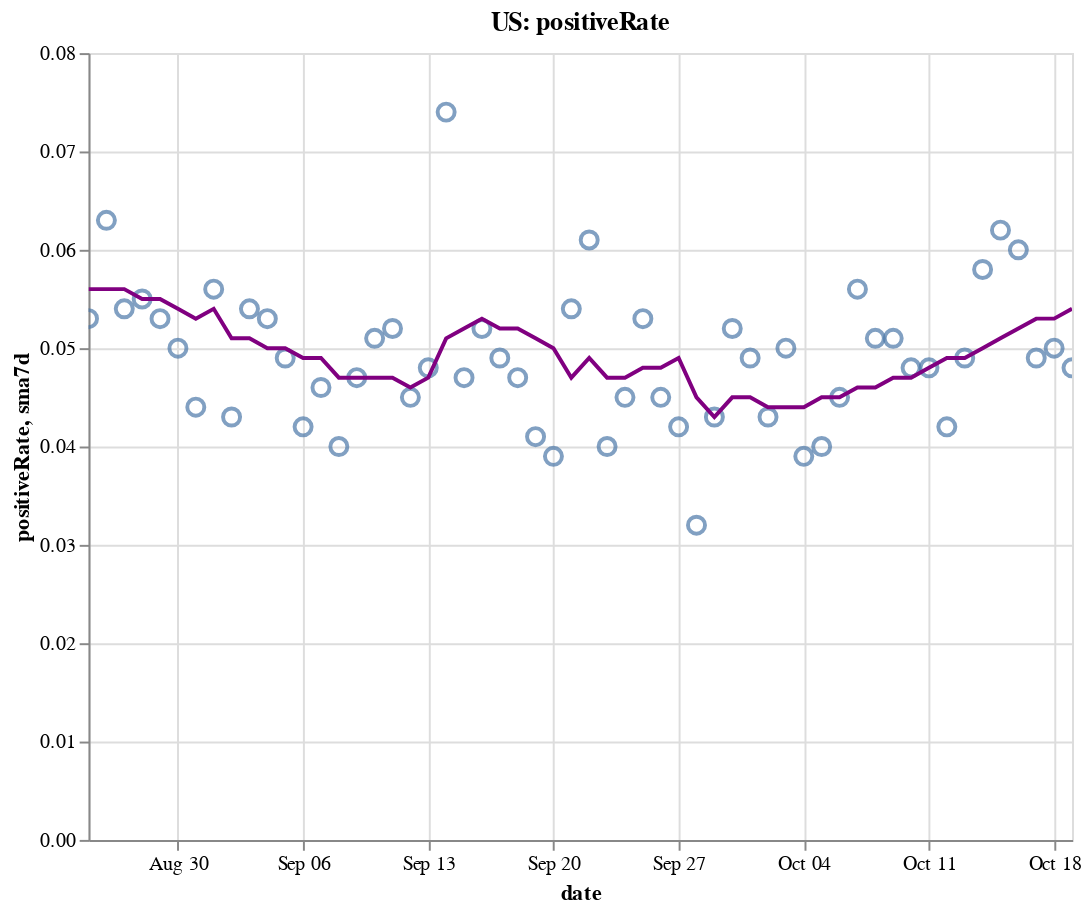

Source (notebook cell):
### Code cell
create_plot(us, 'positiveRate')

### Figure 1 — Vega-Lite specification as saved in the notebook (floating-point values rounded to 4 significant figures)
{"config": {"view": {"continuousWidth": 400, "continuousHeight": 300}}, "layer": [{"layer": [{"mark": {"type": "point", "size": 75}, "encoding": {"tooltip": [{"type": "temporal", "field": "date"}, {"type": "quantitative", "field": "positiveRate"}, {"type": "quantitative", "field": "sma7d"}], "x": {"type": "temporal", "field": "date"}, "y": {"type": "quantitative", "field": "positiveRate"}}, "selection": {"selector004": {"type": "interval", "bind": "scales", "encodings": ["x", "y"]}}}, {"mark": {"type": "line", "color": "purple"}, "encoding": {"x": {"type": "temporal", "field": "date"}, "y": {"type": "quantitative", "field": "sma7d"}}}]}, {"mark": {"type": "rule", "color": "#aaa"}, "encoding": {"x": {"type": "temporal", "field": "date"}}, "transform": [{"filter": {"selection": "selector003"}}]}, {"mark": "circle", "encoding": {"opacity": {"condition": {"value": 1, "selection": "selector003"}, "value": 0}, "tooltip": [{"type": "temporal", "field": "date"}, {"type": "quantitative", "field": "positiveRate"}, {"type": "quantitative", "field": "sma7d"}], "x": {"type": "temporal", "field": "date"}, "y": {"type": "quantitative", "field": "positiveRate"}}, "selection": {"selector003": {"type": "single", "encodings": ["x"], "on": "mouseover", "nearest": true, "empty": "none"}}}, {"mark": {"type": "text", "align": "left", "dx": 5, "dy": -5, "stroke": "white", "strokeWidth": 2}, "encoding": {"text": {"type": "quantitative", "field": "positiveRate"}, "tooltip": [{"type": "temporal", "field": "date"}, {"type": "quantitative", "field": "positiveRate"}, {"type": "quantitative", "field": "sma7d"}], "x": {"type": "temporal", "field": "date"}, "y": {"type": "quantitative", "field": "positiveRate"}}, "transform": [{"filter": {"selection": "selector003"}}]}, {"mark": {"type": "text", "align": "left", "dx": 5, "dy": -5}, "encoding": {"text": {"type": "quantitative", "field": "positiveRate"}, "tooltip": [{"type": "temporal", "field": "date"}, {"type": "quantitative", "field": "positiveRate"}, {"type": "quantitative", "field": "sma7d"}], "x": {"type": "temporal", "field": "date"}, "y": {"type": "quantitative", "field": "positiveRate"}}, "transform": [{"filter": {"selection": "selector003"}}]}], "data": {"name": "data-a4b38a61e02c64380d8b207345cc447e"}, "height": 400, "title": "US: positiveRate", "width": 500, "$schema": "https://vega.github.io/schema/vega-lite/v4.8.1.json", "datasets": {"data-a4b38a61e02c64380d8b207345cc447e": [{"date": "2020-08-25T00:00:00", "totalTestResultsIncrease": 687400.0, "positiveIncrease": 36380.0, "death": 170300.0, "deathIncrease": 1147.0, "positiveRate": 0.053, "state": "US", "sma7d": 0.056}, {"date": "2020-08-26T00:00:00", "totalTestResultsIncrease": 695000.0, "positiveIncrease": 44050.0, "death": 171600.0, "deathIncrease": 1298.0, "positiveRate": 0.063, "state": "US", "sma7d": 0.056}, {"date": "2020-08-27T00:00:00", "totalTestResultsIncrease": 814700.0, "positiveIncrease": 43980.0, "death": 172700.0, "deathIncrease": 1129.0, "positiveRate": 0.054, "state": "US", "sma7d": 0.056}, {"date": "2020-08-28T00:00:00", "totalTestResultsIncrease": 847600.0, "positiveIncrease": 46550.0, "death": 173800.0, "deathIncrease": 1024.0, "positiveRate": 0.055, "state": "US", "sma7d": 0.055}, {"date": "2020-08-29T00:00:00", "totalTestResultsIncrease": 841000.0, "positiveIncrease": 44500.0, "death": 174800.0, "deathIncrease": 1015.0, "positiveRate": 0.053, "state": "US", "sma7d": 0.055}, {"date": "2020-08-30T00:00:00", "totalTestResultsIncrease": 786800.0, "positiveIncrease": 39500.0, "death": 175200.0, "deathIncrease": 475.0, "positiveRate": 0.05, "state": "US", "sma7d": 0.054}, {"date": "2020-08-31T00:00:00", "totalTestResultsIncrease": 709700.0, "positiveIncrease": 31410.0, "death": 175600.0, "deathIncrease": 366.0, "positiveRate": 0.044, "state": "US", "sma7d": 0.053}, {"date": "2020-09-01T00:00:00", "totalTestResultsIncrease": 755900.0, "positiveIncrease": 42430.0, "death": 176600.0, "deathIncrease": 1027.0, "positiveRate": 0.056, "state": "US", "sma7d": 0.054}, {"date": "2020-09-02T00:00:00", "totalTestResultsIncrease": 704000.0, "positiveIncrease": 30600.0, "death": 177700.0, "deathIncrease": 1032.0, "positiveRate": 0.043, "state": "US", "sma7d": 0.051}, {"date": "2020-09-03T00:00:00", "totalTestResultsIncrease": 829000.0, "positiveIncrease": 44710.0, "death": 178700.0, "deathIncrease": 1070.0, "positiveRate": 0.054, "state": "US", "sma7d": 0.051}, {"date": "2020-09-04T00:00:00", "totalTestResultsIncrease": 979300.0, "positiveIncrease": 51590.0, "death": 179700.0, "deathIncrease": 998.0, "positiveRate": 0.053, "state": "US", "sma7d": 0.05}, {"date": "2020-09-05T00:00:00", "totalTestResultsIncrease": 908200.0, "positiveIncrease": 44900.0, "death": 180700.0, "deathIncrease": 918.0, "positiveRate": 0.049, "state": "US", "sma7d": 0.05}, {"date": "2020-09-06T00:00:00", "totalTestResultsIncrease": 789800.0, "positiveIncrease": 33120.0, "death": 181100.0, "deathIncrease": 449.0, "positiveRate": 0.042, "state": "US", "sma7d": 0.049}, {"date": "2020-09-07T00:00:00", "totalTestResultsIncrease": 626100.0, "positiveIncrease": 28680.0, "death": 181300.0, "deathIncrease": 225.0, "positiveRate": 0.046, "state": "US", "sma7d": 0.049}, {"date": "2020-09-08T00:00:00", "totalTestResultsIncrease": 552100.0, "positiveIncrease": 22220.0, "death": 181700.0, "deathIncrease": 358.0, "positiveRate": 0.04, "state": "US", "sma7d": 0.047}, {"date": "2020-09-09T00:00:00", "totalTestResultsIncrease": 659100.0, "positiveIncrease": 31110.0, "death": 182800.0, "deathIncrease": 1084.0, "positiveRate": 0.047, "state": "US", "sma7d": 0.047}, {"date": "2020-09-10T00:00:00", "totalTestResultsIncrease": 730400.0, "positiveIncrease": 37580.0, "death": 183900.0, "deathIncrease": 1170.0, "positiveRate": 0.051, "state": "US", "sma7d": 0.047}, {"date": "2020-09-11T00:00:00", "totalTestResultsIncrease": 857000.0, "positiveIncrease": 44930.0, "death": 185000.0, "deathIncrease": 1018.0, "positiveRate": 0.052, "state": "US", "sma7d": 0.047}, {"date": "2020-09-12T00:00:00", "totalTestResultsIncrease": 930300.0, "positiveIncrease": 42090.0, "death": 185800.0, "deathIncrease": 810.0, "positiveRate": 0.045, "state": "US", "sma7d": 0.046}, {"date": "2020-09-13T00:00:00", "totalTestResultsIncrease": 720600.0, "positiveIncrease": 34450.0, "death": 186200.0, "deathIncrease": 390.0, "positiveRate": 0.048, "state": "US", "sma7d": 0.047}, {"date": "2020-09-14T00:00:00", "totalTestResultsIncrease": 457600.0, "positiveIncrease": 33860.0, "death": 186600.0, "deathIncrease": 404.0, "positiveRate": 0.074, "state": "US", "sma7d": 0.051}, {"date": "2020-09-15T00:00:00", "totalTestResultsIncrease": 760400.0, "positiveIncrease": 35440.0, "death": 187600.0, "deathIncrease": 1031.0, "positiveRate": 0.047, "state": "US", "sma7d": 0.052}, {"date": "2020-09-16T00:00:00", "totalTestResultsIncrease": 770500.0, "positiveIncrease": 40020.0, "death": 188800.0, "deathIncrease": 1200.0, "positiveRate": 0.052, "state": "US", "sma7d": 0.053}, {"date": "2020-09-17T00:00:00", "totalTestResultsIncrease": 885800.0, "positiveIncrease": 43560.0, "death": 189700.0, "deathIncrease": 863.0, "positiveRate": 0.049, "state": "US", "sma7d": 0.052}, {"date": "2020-09-18T00:00:00", "totalTestResultsIncrease": 1019000.0, "positiveIncrease": 47490.0, "death": 190600.0, "deathIncrease": 901.0, "positiveRate": 0.047, "state": "US", "sma7d": 0.052}, {"date": "2020-09-19T00:00:00", "totalTestResultsIncrease": 1101000.0, "positiveIncrease": 45560.0, "death": 191300.0, "deathIncrease": 740.0, "positiveRate": 0.041, "state": "US", "sma7d": 0.051}, {"date": "2020-09-20T00:00:00", "totalTestResultsIncrease": 932900.0, "positiveIncrease": 36300.0, "death": 191600.0, "deathIncrease": 327.0, "positiveRate": 0.039, "state": "US", "sma7d": 0.05}, {"date": "2020-09-21T00:00:00", "totalTestResultsIncrease": 736100.0, "positiveIncrease": 39470.0, "death": 191900.0, "deathIncrease": 287.0, "positiveRate": 0.054, "state": "US", "sma7d": 0.047}, {"date": "2020-09-22T00:00:00", "totalTestResultsIncrease": 812500.0, "positiveIncrease": 49440.0, "death": 192800.0, "deathIncrease": 854.0, "positiveRate": 0.061, "state": "US", "sma7d": 0.049}, {"date": "2020-09-23T00:00:00", "totalTestResultsIncrease": 962700.0, "positiveIncrease": 38570.0, "death": 193900.0, "deathIncrease": 1159.0, "positiveRate": 0.04, "state": "US", "sma7d": 0.047}, {"date": "2020-09-24T00:00:00", "totalTestResultsIncrease": 974800.0, "positiveIncrease": 43770.0, "death": 194800.0, "deathIncrease": 921.0, "positiveRate": 0.045, "state": "US", "sma7d": 0.047}, {"date": "2020-09-25T00:00:00", "totalTestResultsIncrease": 1054000.0, "positiveIncrease": 55530.0, "death": 195700.0, "deathIncrease": 844.0, "positiveRate": 0.053, "state": "US", "sma7d": 0.048}, {"date": "2020-09-26T00:00:00", "totalTestResultsIncrease": 1057000.0, "positiveIncrease": 47860.0, "death": 196600.0, "deathIncrease": 869.0, "positiveRate": 0.045, "state": "US", "sma7d": 0.048}, {"date": "2020-09-27T00:00:00", "totalTestResultsIncrease": 849700.0, "positiveIncrease": 35450.0, "death": 196900.0, "deathIncrease": 307.0, "positiveRate": 0.042, "state": "US", "sma7d": 0.049}, {"date": "2020-09-28T00:00:00", "totalTestResultsIncrease": 1128000.0, "positiveIncrease": 36520.0, "death": 197100.0, "deathIncrease": 257.0, "positiveRate": 0.032, "state": "US", "sma7d": 0.045}, {"date": "2020-09-29T00:00:00", "totalTestResultsIncrease": 858200.0, "positiveIncrease": 36950.0, "death": 197900.0, "deathIncrease": 739.0, "positiveRate": 0.043, "state": "US", "sma7d": 0.043}, {"date": "2020-09-30T00:00:00", "totalTestResultsIncrease": 846800.0, "positiveIncrease": 44420.0, "death": 198900.0, "deathIncrease": 1061.0, "positiveRate": 0.052, "state": "US", "sma7d": 0.045}, {"date": "2020-10-01T00:00:00", "totalTestResultsIncrease": 932200.0, "positiveIncrease": 45690.0, "death": 199800.0, "deathIncrease": 851.0, "positiveRate": 0.049, "state": "US", "sma7d": 0.045}, {"date": "2020-10-02T00:00:00", "totalTestResultsIncrease": 1164000.0, "positiveIncrease": 49530.0, "death": 200600.0, "deathIncrease": 835.0, "positiveRate": 0.043, "state": "US", "sma7d": 0.044}, {"date": "2020-10-03T00:00:00", "totalTestResultsIncrease": 1034000.0, "positiveIncrease": 51370.0, "death": 201400.0, "deathIncrease": 741.0, "positiveRate": 0.05, "state": "US", "sma7d": 0.044}, {"date": "2020-10-04T00:00:00", "totalTestResultsIncrease": 973800.0, "positiveIncrease": 38440.0, "death": 201700.0, "deathIncrease": 363.0, "positiveRate": 0.039, "state": "US", "sma7d": 0.044}, {"date": "2020-10-05T00:00:00", "totalTestResultsIncrease": 947300.0, "positiveIncrease": 38130.0, "death": 202000.0, "deathIncrease": 326.0, "positiveRate": 0.04, "state": "US", "sma7d": 0.045}, {"date": "2020-10-06T00:00:00", "totalTestResultsIncrease": 859800.0, "positiveIncrease": 38660.0, "death": 202700.0, "deathIncrease": 634.0, "positiveRate": 0.045, "state": "US", "sma7d": 0.045}, {"date": "2020-10-07T00:00:00", "totalTestResultsIncrease": 900900.0, "positiveIncrease": 50600.0, "death": 203600.0, "deathIncrease": 916.0, "positiveRate": 0.056, "state": "US", "sma7d": 0.046}, {"date": "2020-10-08T00:00:00", "totalTestResultsIncrease": 1076000.0, "positiveIncrease": 55350.0, "death": 204600.0, "deathIncrease": 986.0, "positiveRate": 0.051, "state": "US", "sma7d": 0.046}, {"date": "2020-10-09T00:00:00", "totalTestResultsIncrease": 1127000.0, "positiveIncrease": 57060.0, "death": 205500.0, "deathIncrease": 893.0, "positiveRate": 0.051, "state": "US", "sma7d": 0.047}, {"date": "2020-10-10T00:00:00", "totalTestResultsIncrease": 1186000.0, "positiveIncrease": 57490.0, "death": 206100.0, "deathIncrease": 665.0, "positiveRate": 0.048, "state": "US", "sma7d": 0.047}, {"date": "2020-10-11T00:00:00", "totalTestResultsIncrease": 972000.0, "positiveIncrease": 46950.0, "death": 206600.0, "deathIncrease": 466.0, "positiveRate": 0.048, "state": "US", "sma7d": 0.048}, {"date": "2020-10-12T00:00:00", "totalTestResultsIncrease": 1017000.0, "positiveIncrease": 43120.0, "death": 206900.0, "deathIncrease": 287.0, "positiveRate": 0.042, "state": "US", "sma7d": 0.049}, {"date": "2020-10-13T00:00:00", "totalTestResultsIncrease": 986000.0, "positiveIncrease": 48390.0, "death": 207600.0, "deathIncrease": 690.0, "positiveRate": 0.049, "state": "US", "sma7d": 0.049}, {"date": "2020-10-14T00:00:00", "totalTestResultsIncrease": 981100.0, "positiveIncrease": 56800.0, "death": 208400.0, "deathIncrease": 811.0, "positiveRate": 0.058, "state": "US", "sma7d": 0.05}, {"date": "2020-10-15T00:00:00", "totalTestResultsIncrease": 1022000.0, "positiveIncrease": 63170.0, "death": 209300.0, "deathIncrease": 951.0, "positiveRate": 0.062, "state": "US", "sma7d": 0.051}, {"date": "2020-10-16T00:00:00", "totalTestResultsIncrease": 1142000.0, "positiveIncrease": 68120.0, "death": 210200.0, "deathIncrease": 877.0, "positiveRate": 0.06, "state": "US", "sma7d": 0.052}, {"date": "2020-10-17T00:00:00", "totalTestResultsIncrease": 1189000.0, "positiveIncrease": 57940.0, "death": 211000.0, "deathIncrease": 780.0, "positiveRate": 0.049, "state": "US", "sma7d": 0.053}, {"date": "2020-10-18T00:00:00", "totalTestResultsIncrease": 978800.0, "positiveIncrease": 48920.0, "death": 211400.0, "deathIncrease": 393.0, "positiveRate": 0.05, "state": "US", "sma7d": 0.053}, {"date": "2020-10-19T00:00:00", "totalTestResultsIncrease": 1197000.0, "positiveIncrease": 56940.0, "death": 211800.0, "deathIncrease": 456.0, "positiveRate": 0.048, "state": "US", "sma7d": 0.054}]}}
